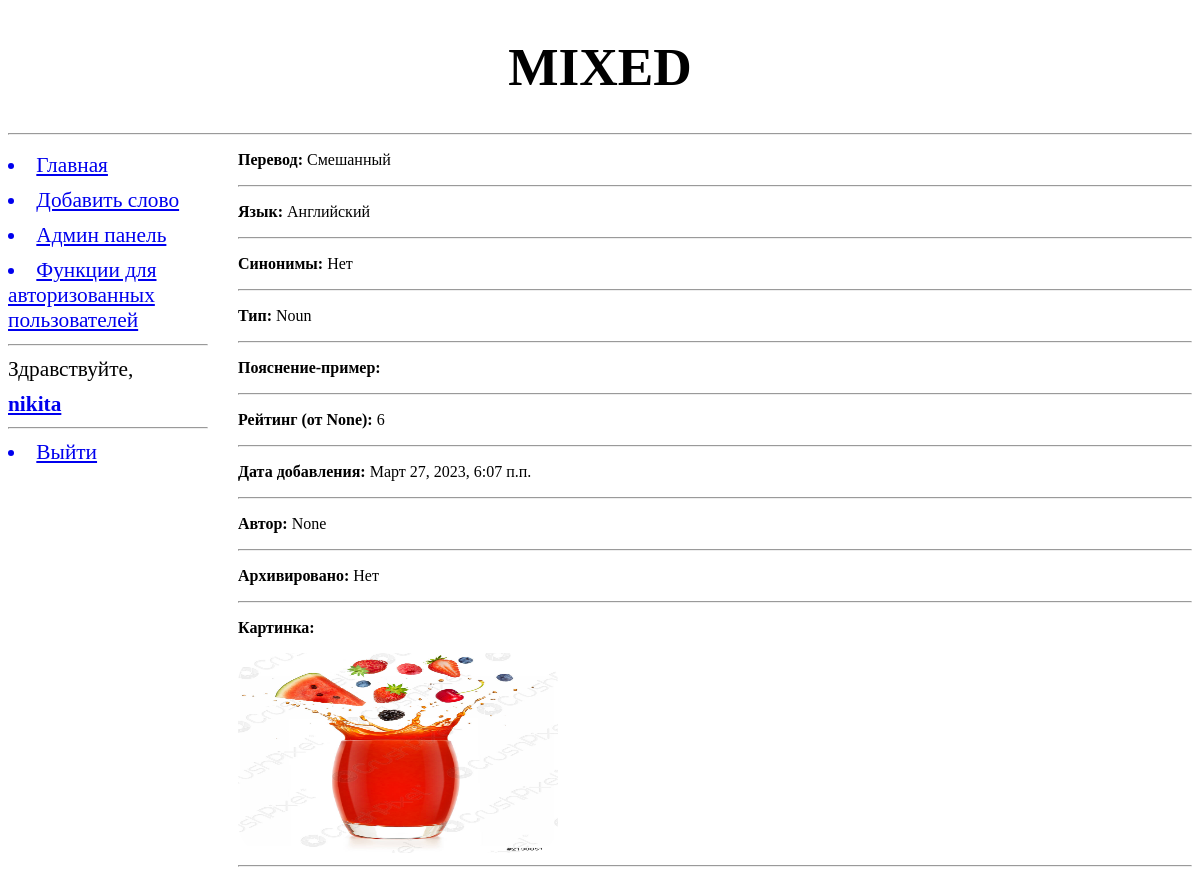
/10/ (signed in), run on an earlier commit of the app's database.
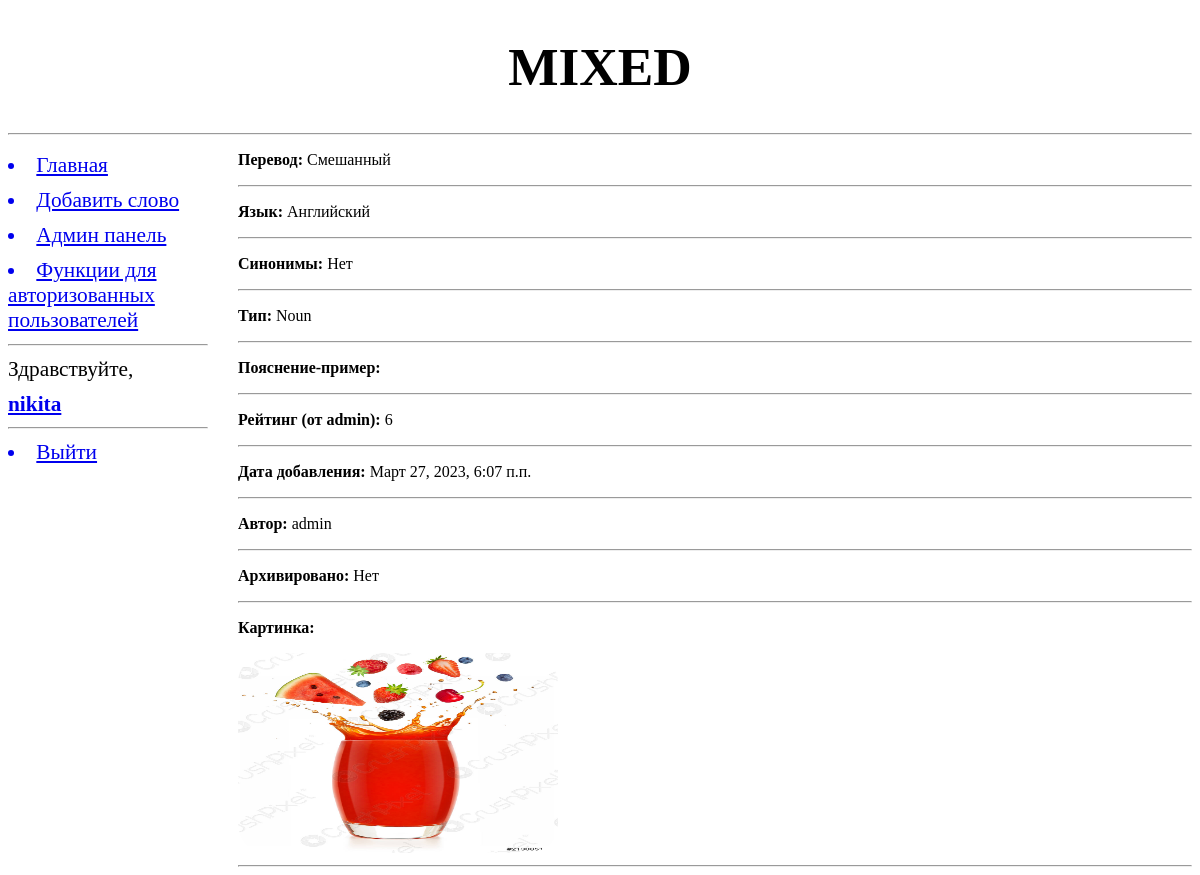
And on a later commit of the database.
### addwords/models.py (models this page shows, shortened)
class Word(models.Model):
    class Meta:
        verbose_name = "Слово"
        verbose_name_plural = "Слова"
        unique_together = (('word', 'language'), # уникальные сочетания полей в модели
                           (('word', 'type', 'translation')))
        ordering = ['word', 'type'] # параметры сортировки записей по умолчанию
    TYPE = (
        (None, "Выберите тип слова"), # или None -  заменяет --------- на Выберите тип слова
        ('Verb', 'Verb (сущ.)' ),
        ('Noun', 'Noun (глаг.)'),
        ('Adjective', 'Adjective (прил.)'),
    )
    word = models.CharField(max_length=20, null=True, blank=False, verbose_name="Слово")
    language = models.ForeignKey("Language", on_delete=models.PROTECT, verbose_name="Язык", related_name='words') #, limit_chices_to={}
    type = models.CharField(max_length=10, choices=TYPE, blank=True)
    translation = models.CharField(max_length=25, verbose_name="Перевод")
    discription = models.TextField(blank=True, verbose_name="Доп. комментарий к переводу")
    synonyms = models.ManyToManyField("Word", verbose_name="Синонимы", related_name='+', blank=True)
    rate = models.IntegerField(verbose_name="Рейтинг", default=5, help_text="Личный рейтинг слова от 1 до 10")
    add_date = models.DateTimeField(verbose_name="Дата создания", auto_now_add=True, blank=True)
    archived = models.BooleanField(verbose_name="Архивировано", help_text="Будет ли слово отображаться в словаре?", default=False)
    author =  models.ForeignKey(User, on_delete=models.PROTECT, verbose_name="Автор", help_text="Кто добавил слово", blank=True, null=True, related_name='user_words')
    img = models.ImageField(upload_to="for_words", null=True, blank=True, verbose_name="Изображение", help_text='Картинка, которая поможеть запомнить слово.')

class Language(models.Model):
    class Meta:
        verbose_name = "Язык"
        verbose_name_plural = "Языки"
    name =  models.CharField(max_length=30, null=True, blank=False, verbose_name="Язык")
    def __str__(self):
        return self.name

### addwords/views.py (the view)
# urls.py: path('<int:word_id>/', ex_word, name='ex_word'), # параметризированный маршрут
def ex_word(request, word_id):
	word = Word.objects.get(pk=word_id)
	context = {'word': word}
	return render(request, 'addwords/One_word.html', context)

### addwords/templates/addwords/One_word.html (shortened to what this page needs)
{% extends "basic.html" %}
{%  block page_title %}
{{ word.word }}
{% endblock %}
{% block content %}
<p> <b>Перевод:</b> {{ word.translation }} </p>
<hr>
<p> <b>Язык:</b> {{ word.language }} </p>
<hr>
{% if user.is_authenticated %}
{% if word.synonyms.count == 0 %}
<p> <b>Синонимы:</b> Нет </p>
<hr>
{% endif %}
<p> <b>Тип:</b> {{ word.type }} </p>
<hr>
<p> <b>Пояснение-пример:</b> {{ word.discription }} </p>
<hr>
<p> <b>Рейтинг (от {{ word.author }}):</b> {{ word.rate }} </p>
<hr>
<p> <b>Дата добавления:</b> {{ word.add_date }} </p>
<hr>
<p> <b>Автор:</b> {{ word.author }} </p>
<hr>
{% if word.archived %}
    <p> <b>Архивировано:</b> Да </p>
    <hr>
{% else %}
    <p> <b>Архивировано:</b> Нет </p>
<hr>
{% endif %}
    {% if word.img != None %}
        <p> <b>Картинка:</b> </p> <img style="width: 320px; height: 200px; border-radius: 30px;" src="{{ word.img.url }}">
        <hr>
    {% else %}
        <p> <b>Картинка:</b> Отсутствует</p>
        <hr>
    {% endif %}
{% else %}
<h2> <a href="{% url 'login' %}">Войдите</a>, чтобы увидеть больше информации о слове...</h2>
{% endif %}
{% endblock %}

What changed in the data, as far as the page shows it:
changed Word "MIXED": author "None" → "admin"
